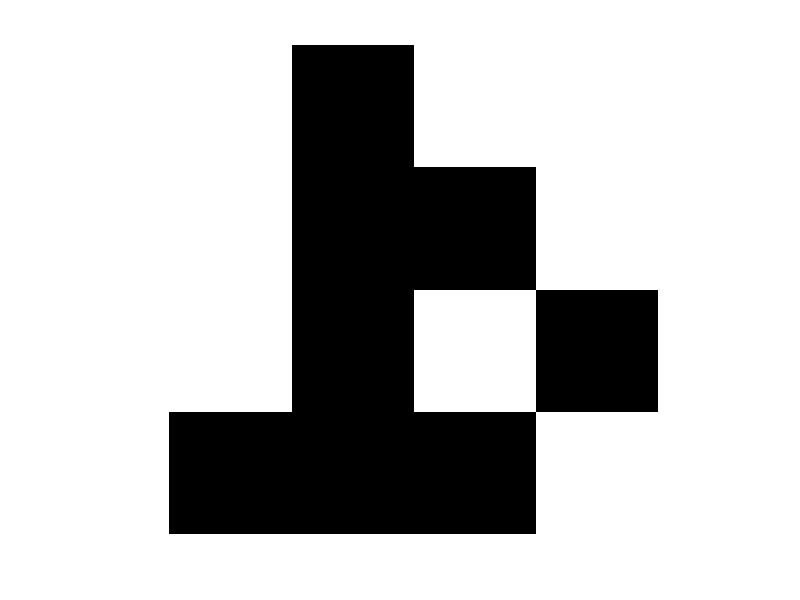

Write the MATLAB code that produced this figure.
clear; clc;
N=4;
X =[26    18    87    85;
    80    26    58    62;
    43    15    55    35;
    91    14    14    51];
A=zeros(N);
for i=0:N-1
    if i==0
        c=sqrt(1/N);
    else
        c=sqrt(2/N);
    end 
    for j=0:N-1          
        A(i+1,j+1)=c*cos(pi*(j+0.5)*i/N);
    end
end
D = A*X*A';
DD = dct2(X);
imshow(DD)
